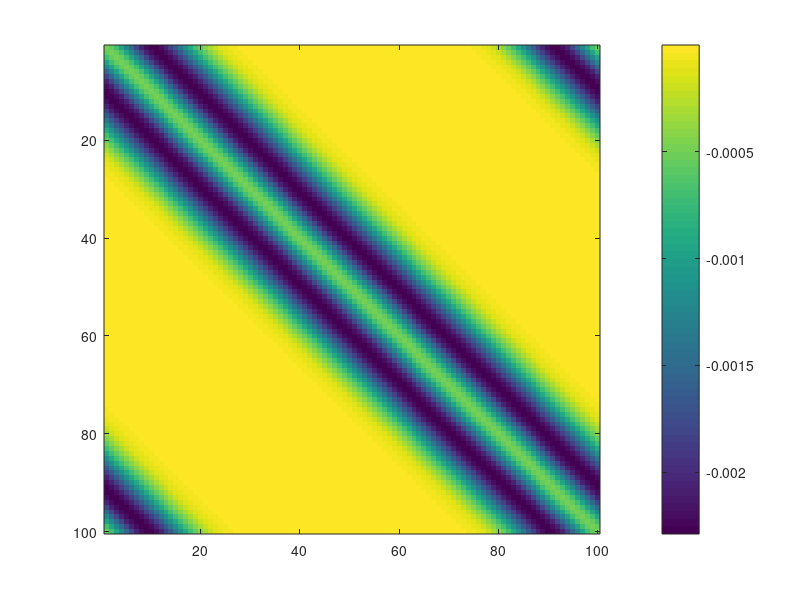
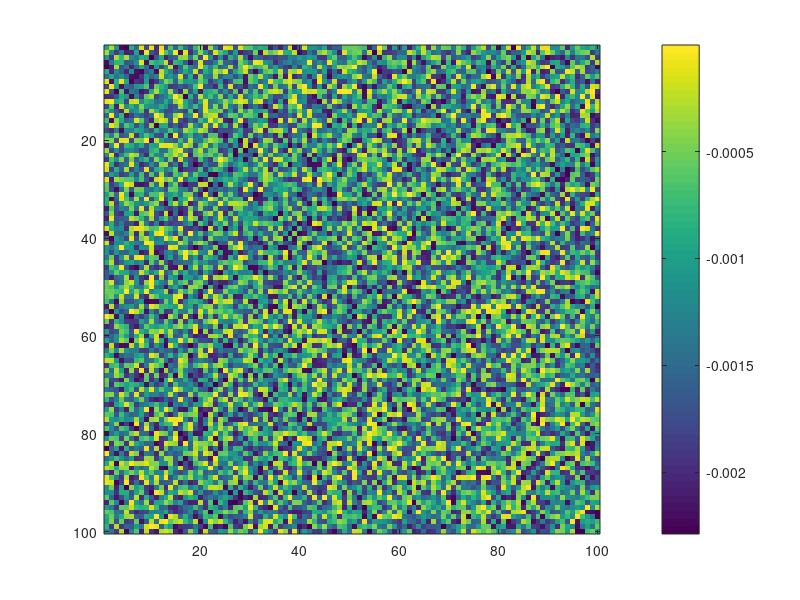

Reproduce these figures in MATLAB, in order.
N=100;
load W100
imagesc(W); colorbar

W_rand=unifrnd(min(W(:)),max(W(:)),N);
W_rand=W_rand-tril(W_rand,-1)+triu(W_rand,1)';
figure; imagesc(W_rand); colorbar